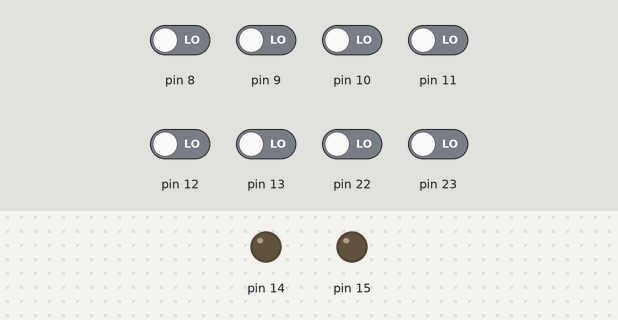
The sketch below on a simulated Arduino Uno, built with avr-gcc and run on an emulated ATmega328P. On the bench: output pins drawn as LEDs (lit = HIGH). The inputs (shaded band) are chosen by the test bench; at power-on: pin 8–13, pin 22, pin 23 LOW. What the sketch prints to the serial monitor is not drawn.

Above: at 1.2 s.
1.3 s: pin 9 driven HIGH
At 1.6 s:
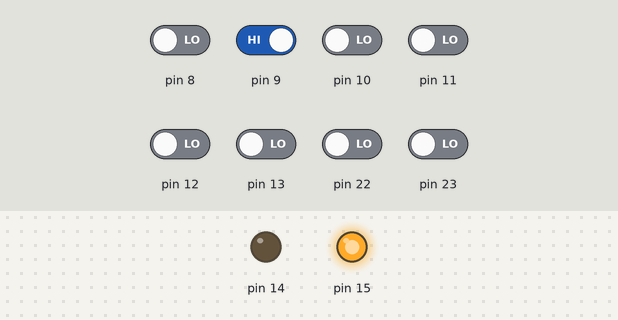
2.8 s: pin 8 driven HIGH
At 3.8 s:
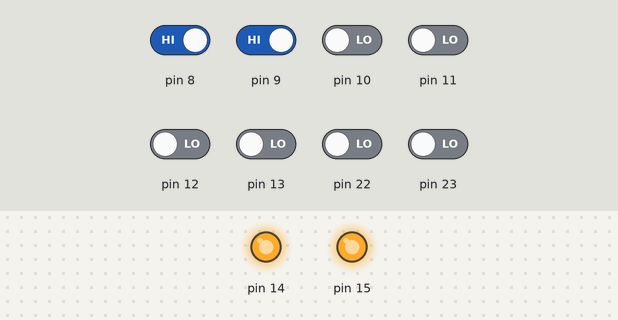
4.3 s: pin 9 driven LOW
At 5.5 s:
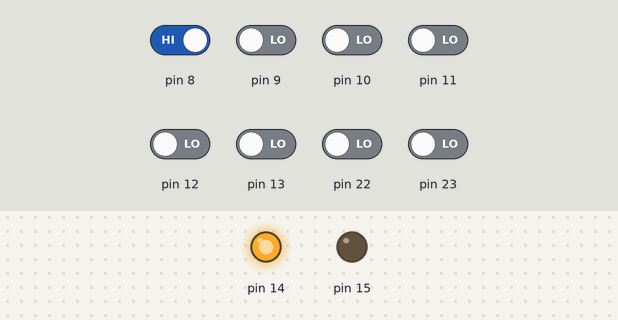
5.8 s: pin 8 driven LOW
At 7.0 s:
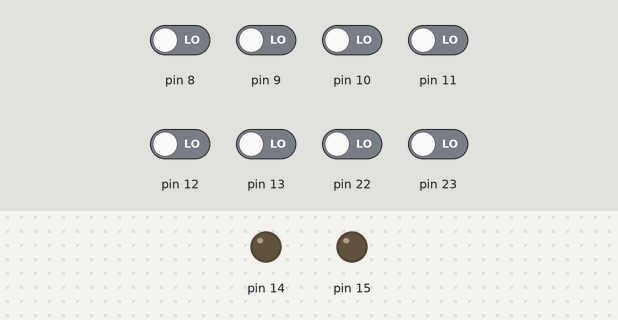
7.3 s: pin 8 driven HIGH and pin 9 driven HIGH
At 8.4 s:
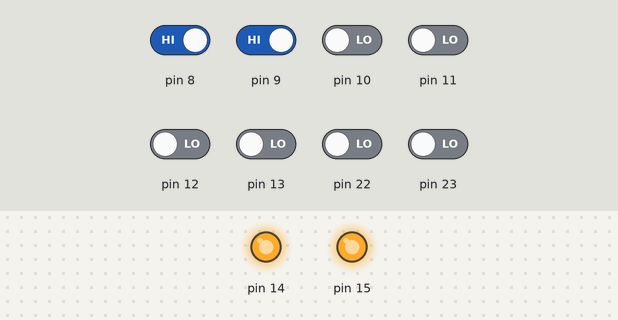
Timing chart, 0 to 10.3 s (numbered marks = the images above; inputs shaded):
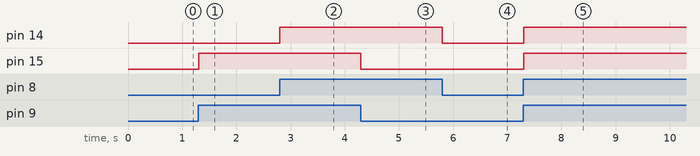

The sketch:

sketch_feb19c.ino
```cpp
#include <avr/io.h>
//#include <util/delay.h>
void setup() {
  // put your setup code here, to run once:
  DDRB = 0;
  DDRC = 3;
  PORTC = PORTC &(~(1<<PC0));
  PORTC = PORTC &(~(1<<PC1));

    Serial.begin(9600);
}

void loop() {
  // put your main code here, to run repeatedly:

  if(PINB & 0b00000001 == 1)
  {
     PORTC = PORTC |(1<<PC0);
   // PORTC = 0b00000001;

  }
  else
  {
     PORTC = PORTC & (~(1<<PC0));
  //  PORTC = 0b00000000;
  }


   if((PINB & 0x02) == 0x02)
  {
     PORTC = PORTC |(1<<PC1);
     Serial.println("HIIIIIII");
   }
   else
   {
      PORTC = PORTC & (~(1<<PC1));
    }

    Serial.println(PORTC);
    Serial.println(PINB);

}
//#include <avr/io.h>
//#include <util/delay.h>
//void setup() {
//  // put your setup code here, to run once:
//  //configure pins
//  DDRB = 0;
//  DDRC = 0xFF;
//  PORTC = PORTC & (~(1<<PC0));
//  PORTC = PORTC & (~(1<<PC1));
//}
//
//void loop() {
//  // put your main code here, to run repeatedly:
//  if(PINB&0x01==1)
//  {
//     PORTC = PORTC |(1<<PC0);
//   }
//   else
//   {
//      PORTC = PORTC & (~(1<<PC0));
//    }
//    if(PINB&0x02)
//  {
//     PORTC = PORTC |(1<<PC1);
//   }
//   else
//   {
//      PORTC = PORTC & (~(1<<PC1));
//    }
//
//}
```

Measured:
- after the input at 1.3 s, pin 15: LOW → HIGH at once
- after the input at 2.8 s, pin 14: LOW → HIGH at once
- after the input at 4.3 s, pin 15: HIGH → LOW at once
- after the input at 5.8 s, pin 14: HIGH → LOW at once
- after the input at 7.3 s, pin 14, pin 15: LOW → HIGH at once
